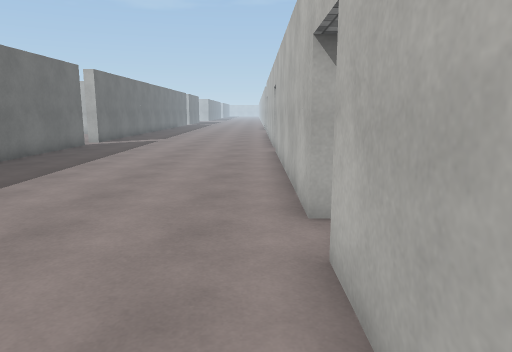
View 1 (above)

15 first-person views from a walk through a 3-D level made in the Unity game engine. The camera is 1.5 m above the floor, tilts 10° down and sees 70° across. The floor is counted in squares, 1 m on a side. Each view is taken from the middle of a square. On the plan, view 1 faces up. The plan holds only what a view shows up to about 16 squares ahead; the rest is blank. The place goes on beyond the plan. The player is left out. Surface patterns are stand-ins for the level's own textures.

View 2
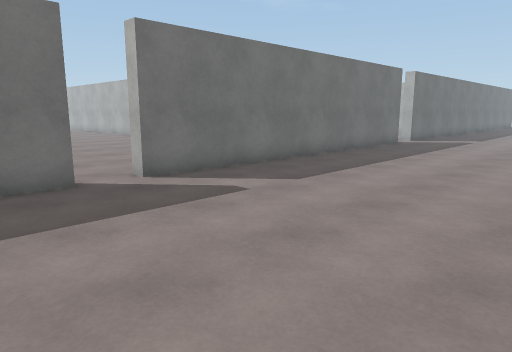

View 3
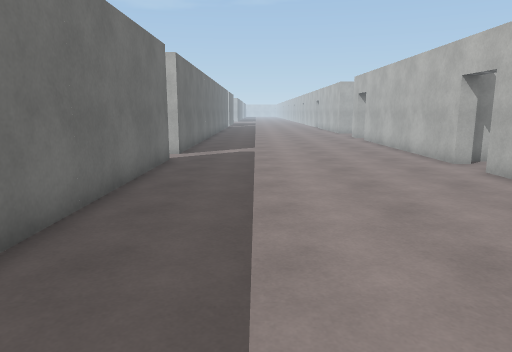

View 4
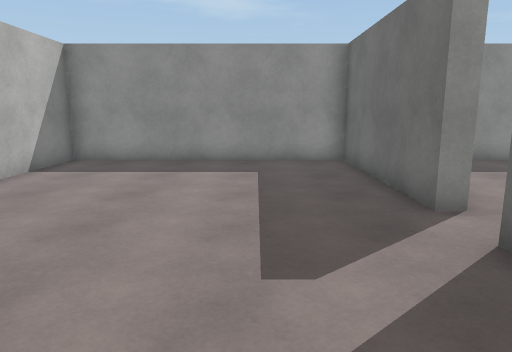

View 5
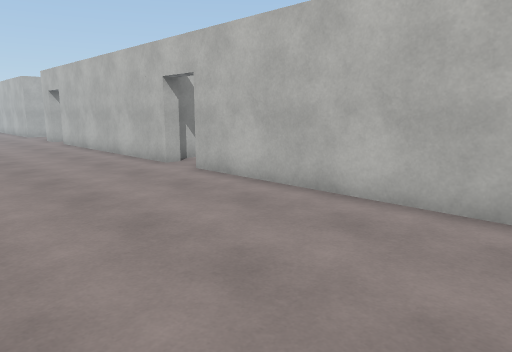

View 6
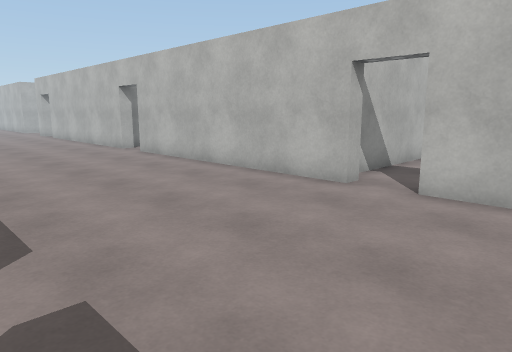

View 7
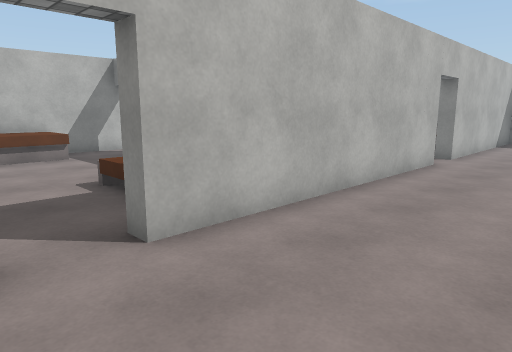

View 8
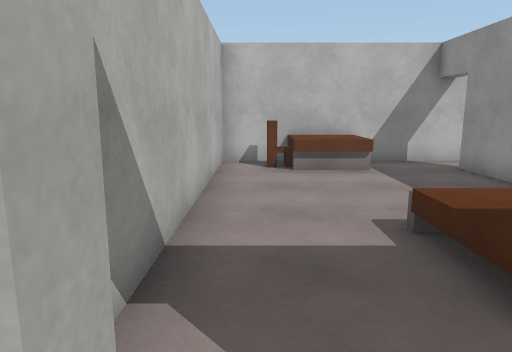

View 9
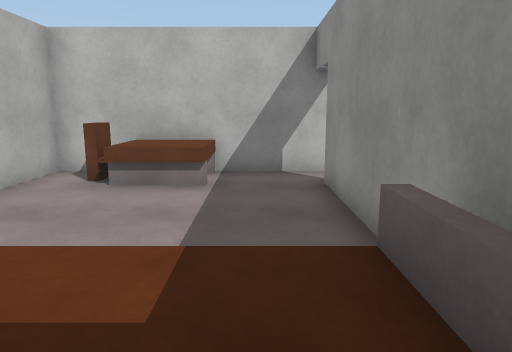

View 10
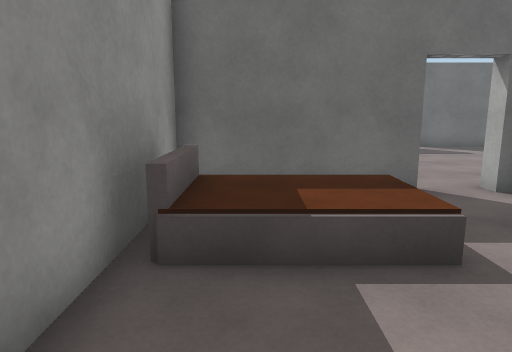

View 11
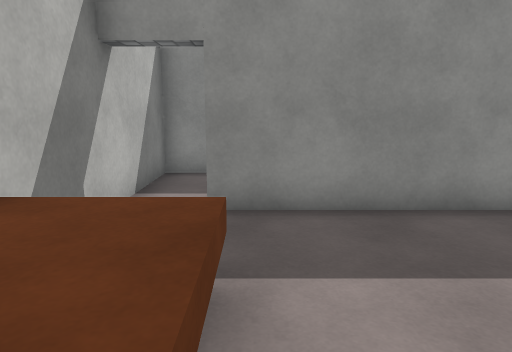

View 12
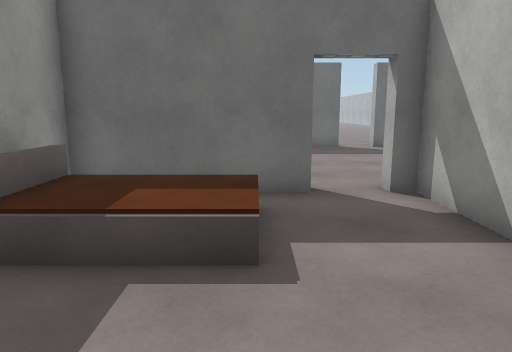

View 13
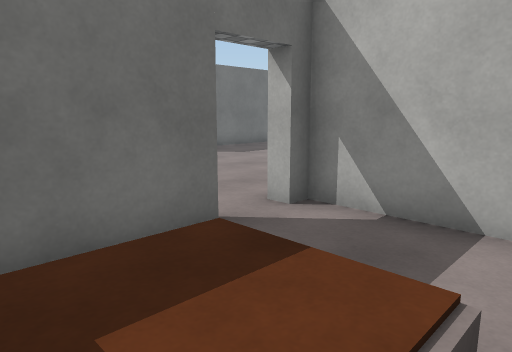

View 14
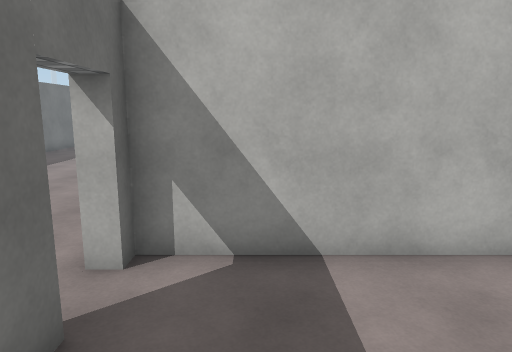

View 15
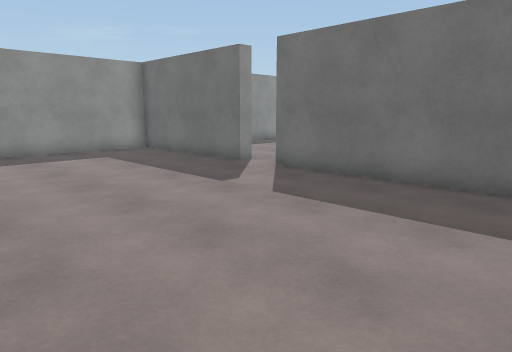

### Floor plan
Key: @ floor where view 1 was taken; # wall or solid block; . main floor; : floor 0.5 m higher than the main floor; / step, stairs or slope; ^ raised ledge; v drop or lower ground; O other object.
Columns run from 8 left of view 1 to 11 right of it. Each row starts with its distance up from view 1.
 21 #........#
 20 #........#
 19 #........#
 18 #........#
 17 #........#
 16 #........###########
 15 #.................O#
 14 #........#.......^O#
 13 #........#.//....^^^
 12 #........# ::.....^#
 11 #........#.::......#
 10 #........##vv#   #.#
  9 #........#########.#
  8 #........#        .#
  7 #........#        .#
  6 #........######   ##
  5 #........#
  4 #........#
  3 #........#
  2 #........#
  1 #........#
  0 #.......@#
 -1 #........#
 -2 #........#
 -3 #........#
 -4 ##########

Positions as (right, up) in squares from view 1, and headings:
1: (0, 0), facing up
2: (0, -1), facing up-left
3: (-5, 5), facing up
4: (-5, 7), facing down
5: (-5, 6), facing up-right
6: (-6, 1), facing up-right
7: (-3, 16), facing down-right
8: (0, 15), facing right
9: (2, 11), facing right
10: (8, 11), facing left
11: (9, 15), facing down
12: (8, 13), facing left
13: (5, 11), facing up-left
14: (3, 11), facing up
15: (0, 10), facing down-left
